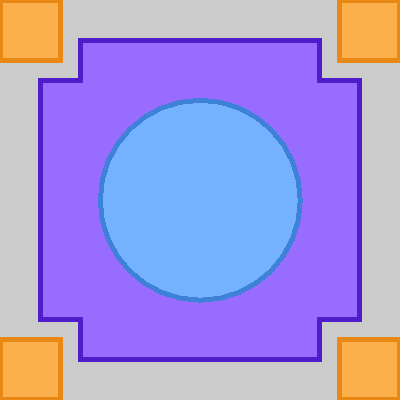
Frame 1 (no input)
Frame 60 (the mouse pressed at the canvas centre just before this capture): identical to frame 1, image omitted
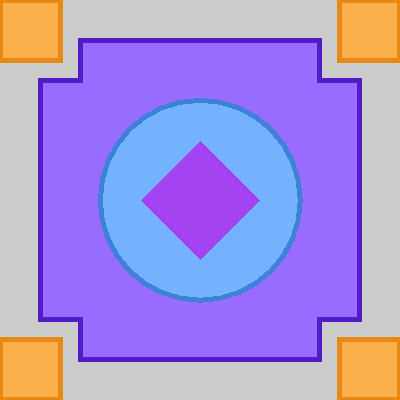
Frame 120 (the mouse held since frame 60 and released just before this capture)

The Processing sketch that drew these frames (run headless with seeded random() and noise(); from frame 60 on, the mouse is pressed at the canvas centre):

// Processing sketch: processing_89815
// ── processing_89815.pde

ArrayList<Integer> Qx, Qy;
int wp, hp;
int curX, curY, curCol, newCol;
boolean busy = false;
boolean mousePushed = false; 
 
void setup() {
  size(400, 400);
  noSmooth();
 
  paintShapes(10);
  loadPixels();
 
  Qx = new ArrayList<Integer>();
  Qy = new ArrayList<Integer>();
}
 
//////////////////////////////
 
void draw() {
 
  pushStyle();
  popStyle();
 
 
  if (!mousePushed) loadPixels();
 
  if (min(Qx.size(), Qy.size()) == 0) busy = false;
  else busy = true;
 
 
  // ArrayList loop
  for (int i = min(Qx.size()-1 , Qy.size()-1); i >= 0; i--) { 
    curX =  Qx.get(i);
    curY =  Qy.get(i);
 
    Qx.remove(i);
    Qy.remove(i);
 
    addValidXY(curX+1, curY);
    addValidXY(curX-1, curY);
    addValidXY(curX, curY+1);
    addValidXY(curX, curY-1);
 
    putXY(curX, curY, color(newCol));
  }
  // ArrayList loop end
 
  updatePixels();
 
  if (mousePushed & busy) {
    pushStyle();
    fill(255, 0, 0, 100);
    noStroke();
    rect(0, 0, width, height);
 
    fill(0);
    textAlign(CENTER, CENTER);
 
    textSize(width/("Working...".length()+2));
    text("Working...", width/2, height/3);
 
    textSize(width/("Size of queue:".length()+2));
    text("Size of queue:", width/2, height/2);
 
    textSize(width/((""+min(Qx.size(), Qy.size())).length()+2));
    text(min(Qx.size(), Qy.size()), width/2, height/1.5);
 
    popStyle();
  }
}
 
/////////////////////////////
/////////////////////////////
 
//Drawing/Checking functions
 
boolean addValidXY(int px, int py) {
  if ((px < 0 || px >= width) || (py < 0 || py >= height)) return false;
  else if (color(getXY(px, py)) != color(curCol)) return false; 
  else if (isDuplicity(px, py)) return false;
  else {
    Qx.add((int) px);
    Qy.add((int) py);
    return true;
  }
}
 
 
boolean isDuplicity(int px, int py) {
 
  for (int i = min(Qx.size()-1 , Qy.size()-1); i >= 0; i--) { 
    int storedX =  Qx.get(i);
    int storedY =  Qy.get(i);
 
    if ((storedX == px) && (storedY == py)) return true;
  }
 
  return false;
}
 
int getXY(int px, int py) {
  if (px >= width) px = width-1;
  if (py >= height) py = height-1;
  return pixels[height*py+px];
}
 
boolean putXY(int px, int py, color pc) {
  boolean result = true;
 
  if (px >= width) {
    px = width-1;
    result = false;
  }
 
  if (py >= height) {
    py = height-1; 
    result = false;
  }
 
  pixels[height*py+px] = pc;
  return result;
}
 
 
void paintShapes (int border) {
  pushStyle();
  wp = (width/100)*border;  
  hp = (height/100)*border;  
 
  strokeWeight(5);
 
  stroke(#501DCB);
  fill(#986CFF);
  beginShape();
  vertex(wp*2, hp*2);
  vertex(wp*2, hp);
  vertex(width-1-wp*2, hp);
  vertex(width-1-wp*2, hp*2);
  vertex(width-1-wp, hp*2);
  vertex(width-1-wp, height-1-hp*2);
  vertex(width-1-wp*2, height-1-hp*2);
  vertex(width-1-wp*2, height-1-hp);
  vertex(wp*2, height-1-hp);
  vertex(wp*2, height-1-hp*2);
  vertex(wp, height-1-hp*2);
  vertex(wp, hp*2);
  endShape(CLOSE);
 
  stroke(#E88915);
  fill(#FCB04C);
  rect(0, 0, wp+wp/2, hp+hp/2);
  rect(width-1-wp-wp/2, 0, wp+wp/2, hp+hp/2);
  rect(width-1-wp-wp/2, height-1-hp-hp/2, wp+wp/2, hp+hp/2);
  rect(0, height-1-hp-hp/2, wp+wp/2, hp+hp/2);
 
  stroke(#3D81D8);
  fill(#74B1FF);
  ellipse(width/2, height/2, wp*5, hp*5);
 
  textAlign(CENTER, CENTER);
  fill(255);
 
 
  popStyle();
}
 
 
void mousePressed() {
  mousePushed = true;
  if (!busy) {
    Qx.add((int) mouseX);
    Qy.add((int) mouseY);
    curCol = getXY(mouseX, mouseY);
    newCol = color(random(0, 255), random(0, 255), random(0, 255));
  }
}
 
void mouseReleased() {
  mousePushed = false;
  updatePixels();
}
